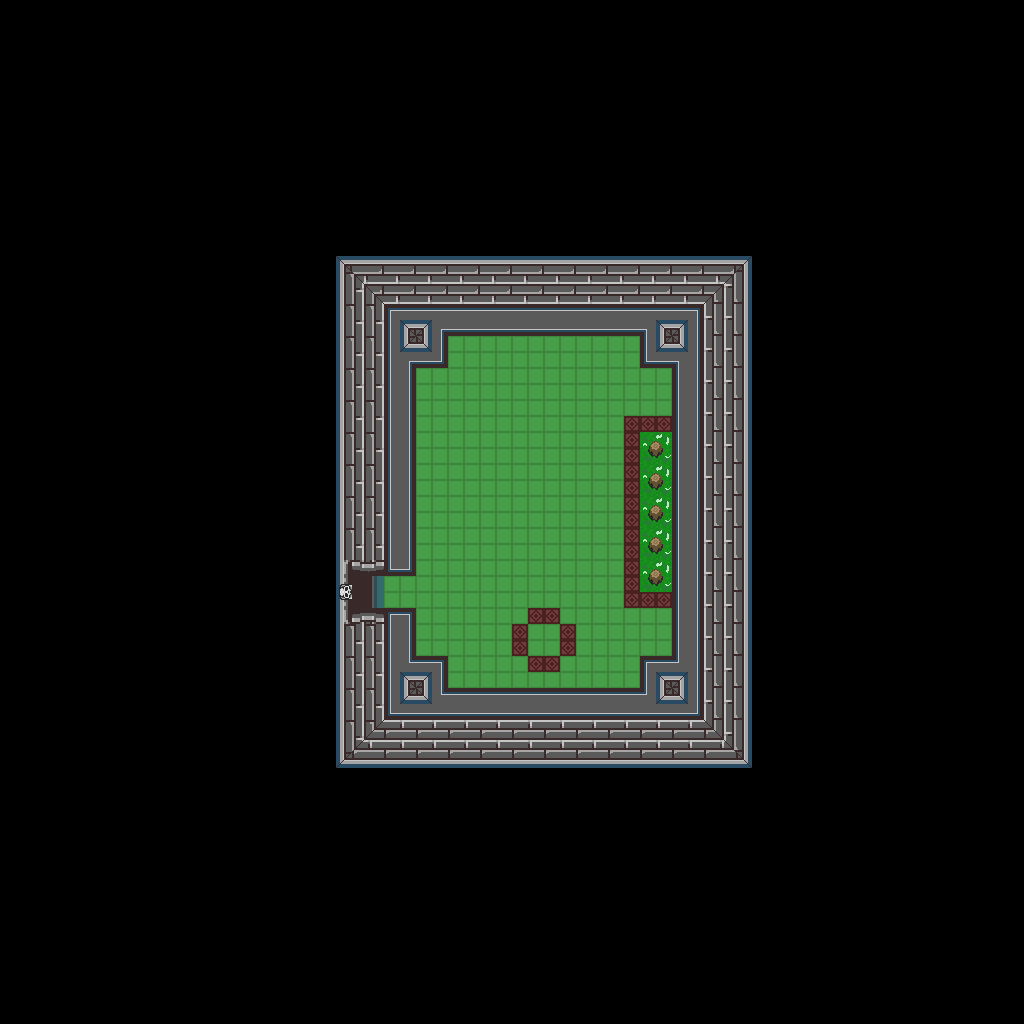

A level layout from a 2D game, rendered from its tile map. Below: a short description, then the map file with tile-grid data replaced by summaries:
An orthogonal 64x64 tile map with 16x16 px tiles, 1 tile layer (base), 1 hidden layer not drawn and 30 objects.

<map version="1.10" tiledversion="1.12.1" orientation="orthogonal" renderorder="right-down" width="64" height="64" tilewidth="16" tileheight="16" infinite="0" nextlayerid="3" nextobjectid="31">
 <tileset firstgid="1" source="../classiciphone_pics4.tsx" />
 <layer id="1" name="base" width="64" height="64">
  <data>[4096 cells, 4096 non-empty, 69 distinct tile ids]</data>
 </layer>
 <layer id="2" name="collision" width="64" height="64" visible="0">
  <properties><property name="collision" value="true" /></properties>
  <data>[4096 cells, 3752 non-empty, 1 distinct tile ids]</data>
 </layer>
 <objectgroup id="3" name="npcs">
  <object id="1" x="352.0" y="576.0" width="16" height="16">
   <properties>
    <property name="gani" value="leftgate.png" />
    <property name="script" type="string">-- Auto-converted from GraalScript
-- function onCreated() {
-- drawunderplayer();
end
-- function onPlayerenters() {
-- show();
end
-- [CLIENT-SIDE — server no-op]
-- if (playertouchsme) hide;</property>
   </properties>
  </object>
  <object id="2" x="400.0" y="288.0" width="16" height="16">
   <properties>
    <property name="gani" value="darkpillar.png" />
    <property name="script" type="string">-- Auto-converted from GraalScript
-- function onCreated() {
-- dontblock();
end</property>
   </properties>
  </object>
  <object id="3" x="656.0" y="288.0" width="16" height="16">
   <properties>
    <property name="gani" value="darkpillar.png" />
    <property name="script" type="string">-- Auto-converted from GraalScript
-- function onCreated() {
-- dontblock();
end</property>
   </properties>
  </object>
  <object id="4" x="656.0" y="640.0" width="16" height="16">
   <properties>
    <property name="gani" value="darkpillar.png" />
    <property name="script" type="string">-- Auto-converted from GraalScript
-- function onCreated() {
-- dontblock();
end</property>
   </properties>
  </object>
  <object id="5" x="400.0" y="640.0" width="16" height="16">
   <properties>
    <property name="gani" value="darkpillar.png" />
    <property name="script" type="string">-- Auto-converted from GraalScript
-- function onCreated() {
-- dontblock();
end</property>
   </properties>
  </object>
  <object id="6" x="400.0" y="304.0" width="16" height="16">
   <properties>
    <property name="gani" value="handlamp1on.mng" />
    <property name="script" type="string">-- Auto-converted from GraalScript
-- function onCreated() {
-- drawoverplayer();
end
-- [CLIENT-SIDE — server no-op]
-- if (created) {
-- setimgpart handlamp1on.mng,0,0,32,48;
-- setzoomeffect 0.7;
-- //glow
-- showimg 200,light2.png,x - 3,y - 2.5;
-- changeimgcolors 200,1,0.35,0,0.62;
-- changeimgzoom 200,0.5;
-- }</property>
   </properties>
  </object>
  <object id="7" x="656.0" y="304.0" width="16" height="16">
   <properties>
    <property name="gani" value="handlamp1on.mng" />
    <property name="script" type="string">-- Auto-converted from GraalScript
-- function onCreated() {
-- drawoverplayer();
end
-- [CLIENT-SIDE — server no-op]
-- if (created) {
-- setimgpart handlamp1on.mng,0,0,32,48;
-- setzoomeffect 0.7;
-- //glow
-- showimg 200,light2.png,x - 3,y - 2.5;
-- changeimgcolors 200,1,0.35,0,0.62;
-- changeimgzoom 200,0.5;
-- }</property>
   </properties>
  </object>
  <object id="8" x="656.0" y="656.0" width="16" height="16">
   <properties>
    <property name="gani" value="handlamp1on.mng" />
    <property name="script" type="string">-- Auto-converted from GraalScript
-- function onCreated() {
-- drawoverplayer();
end
-- [CLIENT-SIDE — server no-op]
-- if (created) {
-- setimgpart handlamp1on.mng,0,0,32,48;
-- setzoomeffect 0.7;
-- //glow
-- showimg 200,light2.png,x - 3,y - 2.5;
-- changeimgcolors 200,1,0.35,0,0.62;
-- changeimgzoom 200,0.5;
-- }</property>
   </properties>
  </object>
  <object id="9" x="400.0" y="656.0" width="16" height="16">
   <properties>
    <property name="gani" value="handlamp1on.mng" />
    <property name="script" type="string">-- Auto-converted from GraalScript
-- function onCreated() {
-- drawoverplayer();
end
-- [CLIENT-SIDE — server no-op]
-- if (created) {
-- setimgpart handlamp1on.mng,0,0,32,48;
-- setzoomeffect 0.7;
-- //glow
-- showimg 200,light2.png,x - 3,y - 2.5;
-- changeimgcolors 200,1,0.35,0,0.62;
-- changeimgzoom 200,0.5;
-- }</property>
   </properties>
  </object>
  <object id="10" x="352.0" y="272.0" width="16" height="16">
   <properties>
    <property name="gani" value="light2.png" />
    <property name="script" type="string">-- Auto-converted from GraalScript
-- function onCreated() {
-- dontblock();
end
-- [CLIENT-SIDE — server no-op]
-- if (playerenters) {
-- setcoloreffect 1,0,0,0.66;
-- drawaslight;
-- }</property>
   </properties>
  </object>
  <object id="11" x="608.0" y="272.0" width="16" height="16">
   <properties>
    <property name="gani" value="light2.png" />
    <property name="script" type="string">-- Auto-converted from GraalScript
-- function onCreated() {
-- dontblock();
end
-- [CLIENT-SIDE — server no-op]
-- if (playerenters) {
-- setcoloreffect 1,0,0,0.66;
-- drawaslight;
-- }</property>
   </properties>
  </object>
  <object id="12" x="352.0" y="624.0" width="16" height="16">
   <properties>
    <property name="gani" value="light2.png" />
    <property name="script" type="string">-- Auto-converted from GraalScript
-- function onCreated() {
-- dontblock();
end
-- [CLIENT-SIDE — server no-op]
-- if (playerenters) {
-- setcoloreffect 1,0,0,0.66;
-- drawaslight;
-- }</property>
   </properties>
  </object>
  <object id="13" x="608.0" y="624.0" width="16" height="16">
   <properties>
    <property name="gani" value="light2.png" />
    <property name="script" type="string">-- Auto-converted from GraalScript
-- function onCreated() {
-- dontblock();
end
-- [CLIENT-SIDE — server no-op]
-- if (playerenters) {
-- setcoloreffect 1,0,0,0.66;
-- drawaslight;
-- }</property>
   </properties>
  </object>
  <object id="14" x="480.0" y="272.0" width="16" height="16">
   <properties>
    <property name="gani" value="vvwallbanner.png" />
    <property name="script" type="string">-- Auto-converted from GraalScript
</property>
   </properties>
  </object>
  </objectgroup>
</map>
<!-- 16 of 30 objects omitted -->
